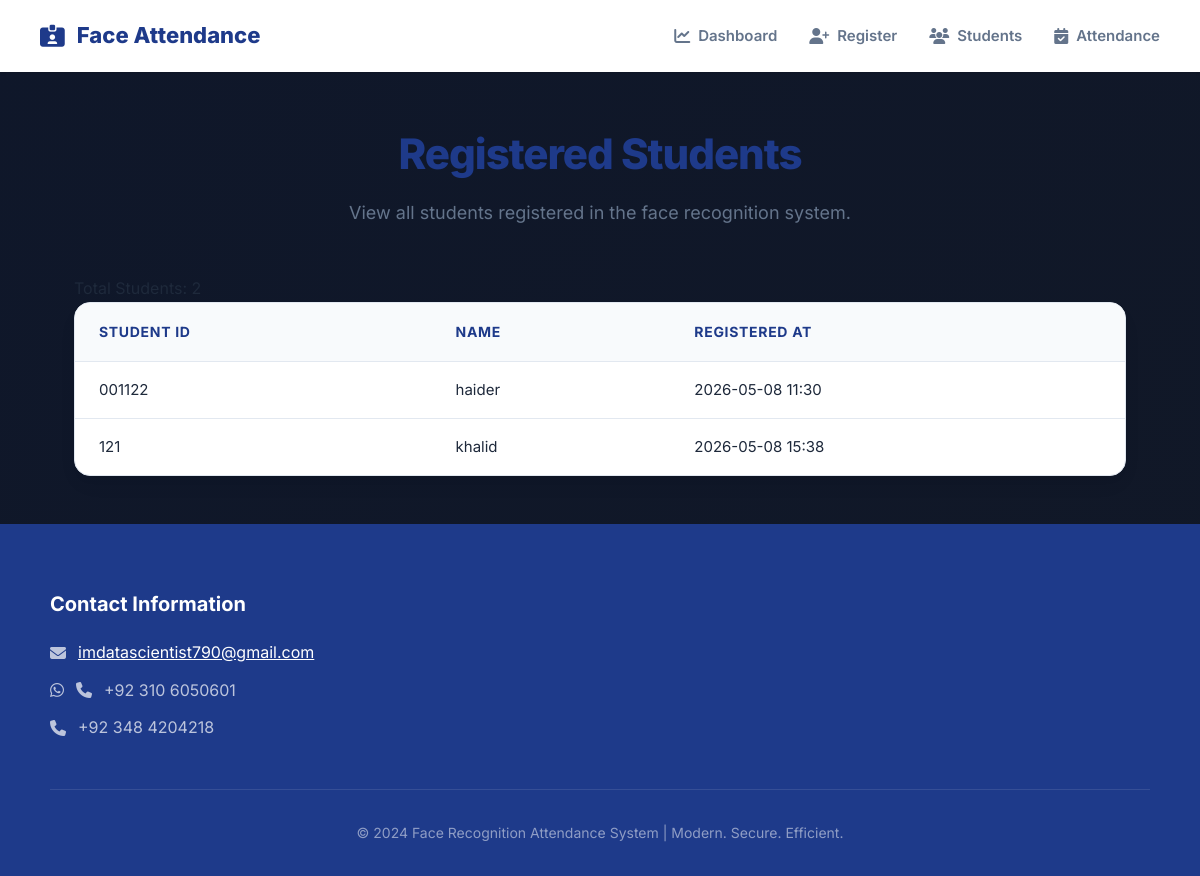
Before: /students with the older database file.
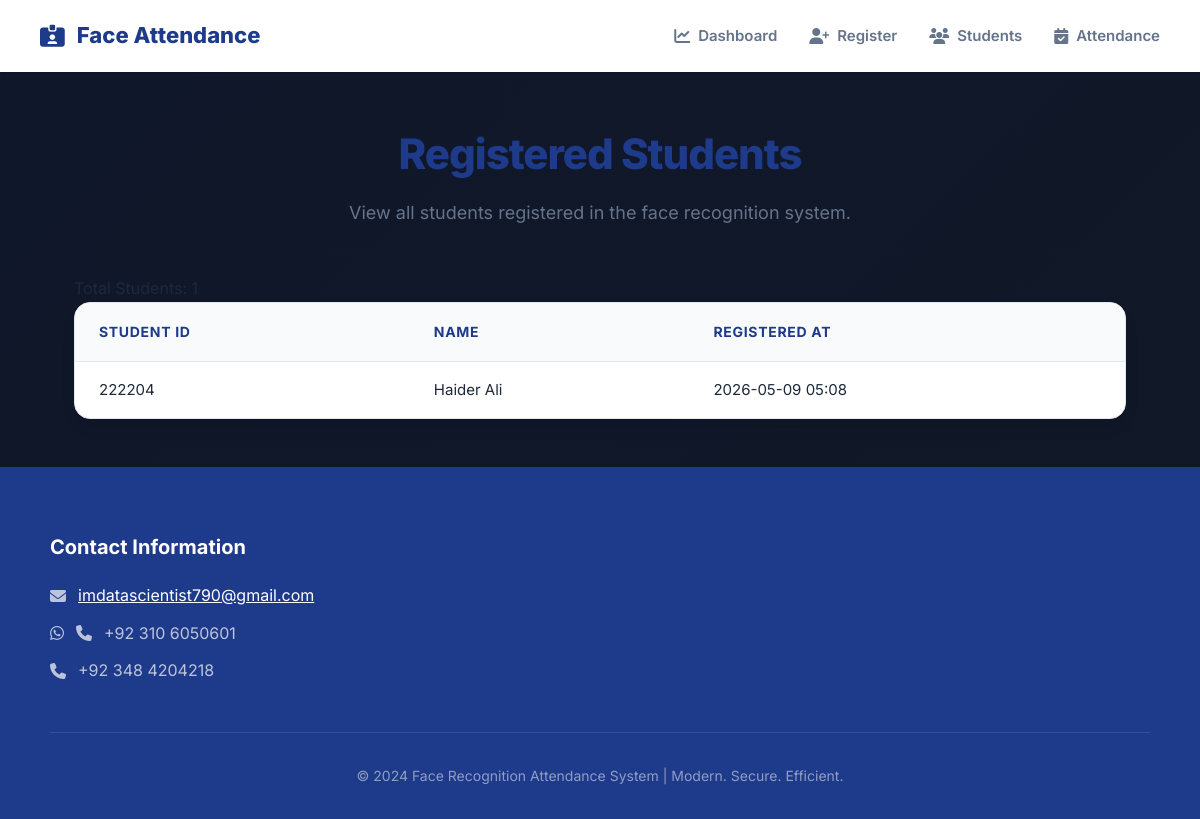
After: the same page with the newer database file.
### database.py (models this page shows)
class Student(db.Model):
    id            = db.Column(db.Integer, primary_key=True)
    student_id    = db.Column(db.String(50), unique=True, nullable=False)
    name          = db.Column(db.String(100), nullable=False)
    registered_at = db.Column(db.DateTime, default=datetime.utcnow)

### app.py (the view)
@app.route('/students')
def students():
    return render_template('students.html',
                           students=Student.query.order_by(Student.name).all())

### templates/students.html (shortened to what this page needs)
{% extends "base.html" %}
{% block content %}
<div class="page-header">
    <h1>Registered Students</h1>
    <p class="subtitle">View all students registered in the face recognition system.</p>
</div>
<div class="record-count">Total Students: {{ students|length }}</div>
<div class="table-wrap">
    <table>
        <thead>
            <tr>
                <th>Student ID</th>
                <th>Name</th>
                <th>Registered At</th>
            </tr>
        </thead>
        <tbody>
            {% for s in students %}
            <tr>
                <td>{{ s.student_id }}</td>
                <td>{{ s.name }}</td>
                <td>{{ s.registered_at.strftime('%Y-%m-%d %H:%M') }}</td>
            </tr>
            {% endfor %}
        </tbody>
    </table>
</div>
{% endblock %}

Changed rows visible on the page:
removed Student: student_id "001122", name "haider", registered_at "2026-05-08 11:30"
removed Student: student_id "121", name "khalid", registered_at "2026-05-08 15:38"
added Student: student_id "222204", name "Haider Ali", registered_at "2026-05-09 05:08"
